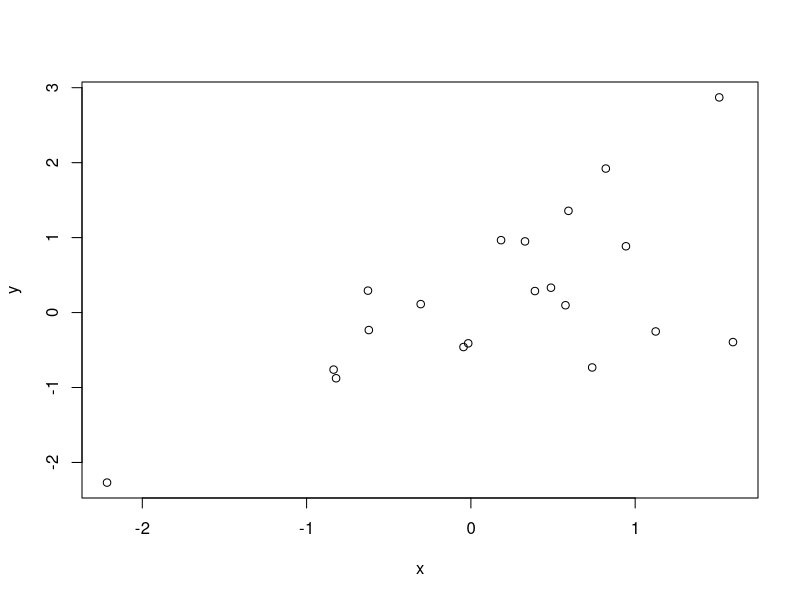
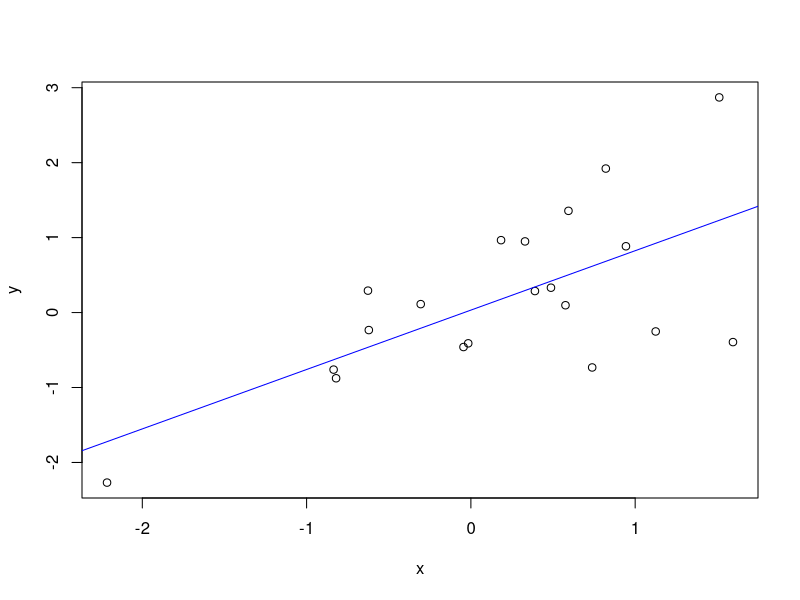
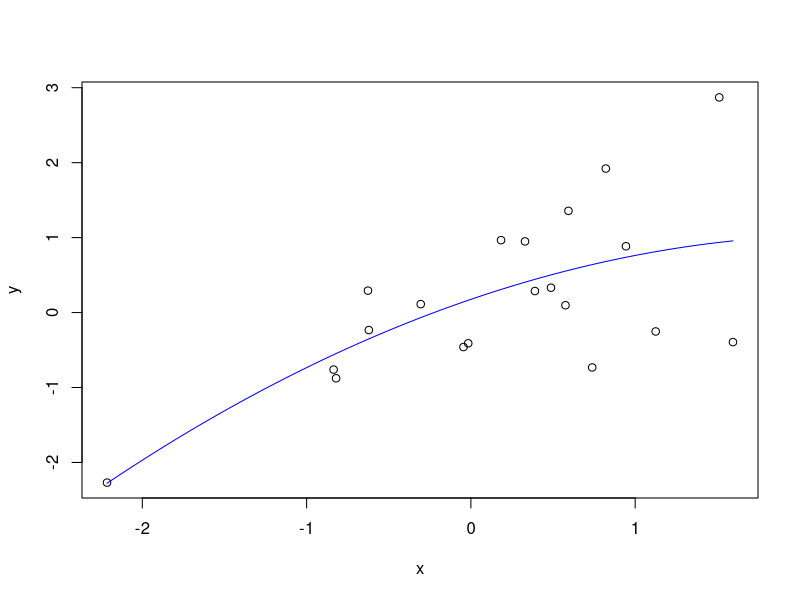
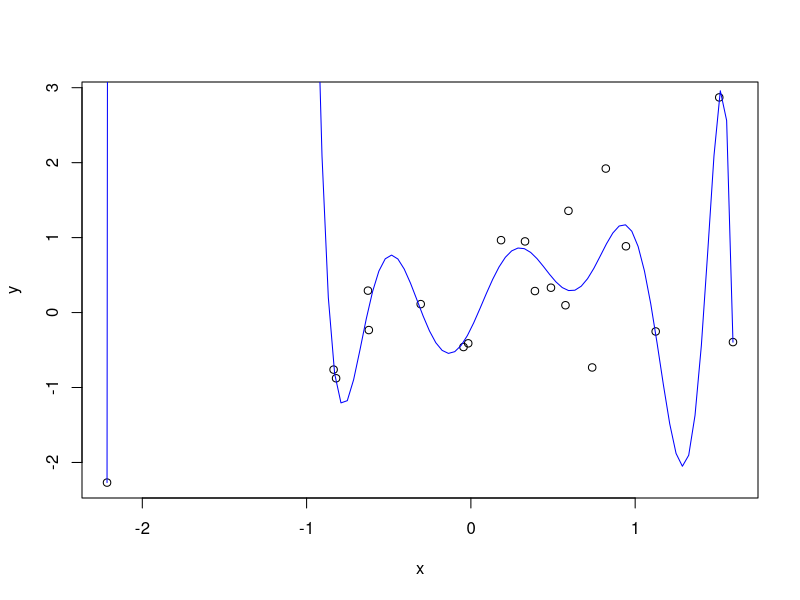
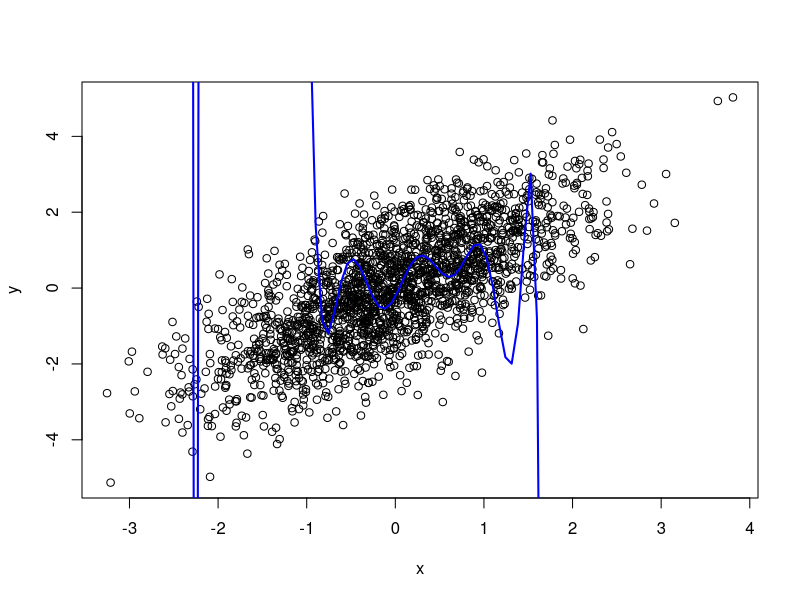

R code for these plots, in order:
## ---- chunk 1
set.seed(1)
n <- 20
x <- rnorm(n)
y <- x + rnorm(n)
plot(x = x,
     y = y)
## ---- chunk 2
mod_01 <- lm(y ~ x)
plot(x = x,
     y = y)
abline(mod_01,
       col = "blue")
## ---- chunk 3
mod_02 <- lm(y ~ x + I(x^2))
plot(x = x,
     y = y)
x_seq <- seq(from = min(x),
             to = max(x),
             length.out = 100)
lines(x = x_seq,
      y = predict(object = mod_02,
                  newdata = data.frame(x = x_seq)),
      col = "blue")
## ---- chunk 4
mod_03 <- lm(y ~ x + I(x^2) + I(x^3) + I(x^4) + I(x^5) + I(x^6) + I(x^7) + I(x^8) + I(x^9) + I(x^10) + I(x^11))
plot(x = x,
     y = y)
lines(x = x_seq,
      y = predict(object = mod_03,
                  newdata = data.frame(x = x_seq)),
      col = "blue")
## ---- chunk 5
n_new <- n * 100
x_new <- rnorm(n_new)
y_new <- x_new + rnorm(n_new)
## ---- chunk 6
x_seq_new <- seq(from = min(x_new),
                 to = max(x_new),
                 length.out = 100)
plot(x = x_new,
     y = y_new,
     xlab = "x",
     ylab = "y")
lines(x = x_seq_new,
      y = predict(object = mod_03,
                  newdata = data.frame(x = x_seq_new)),
      col = "blue",
      lwd = 2)
